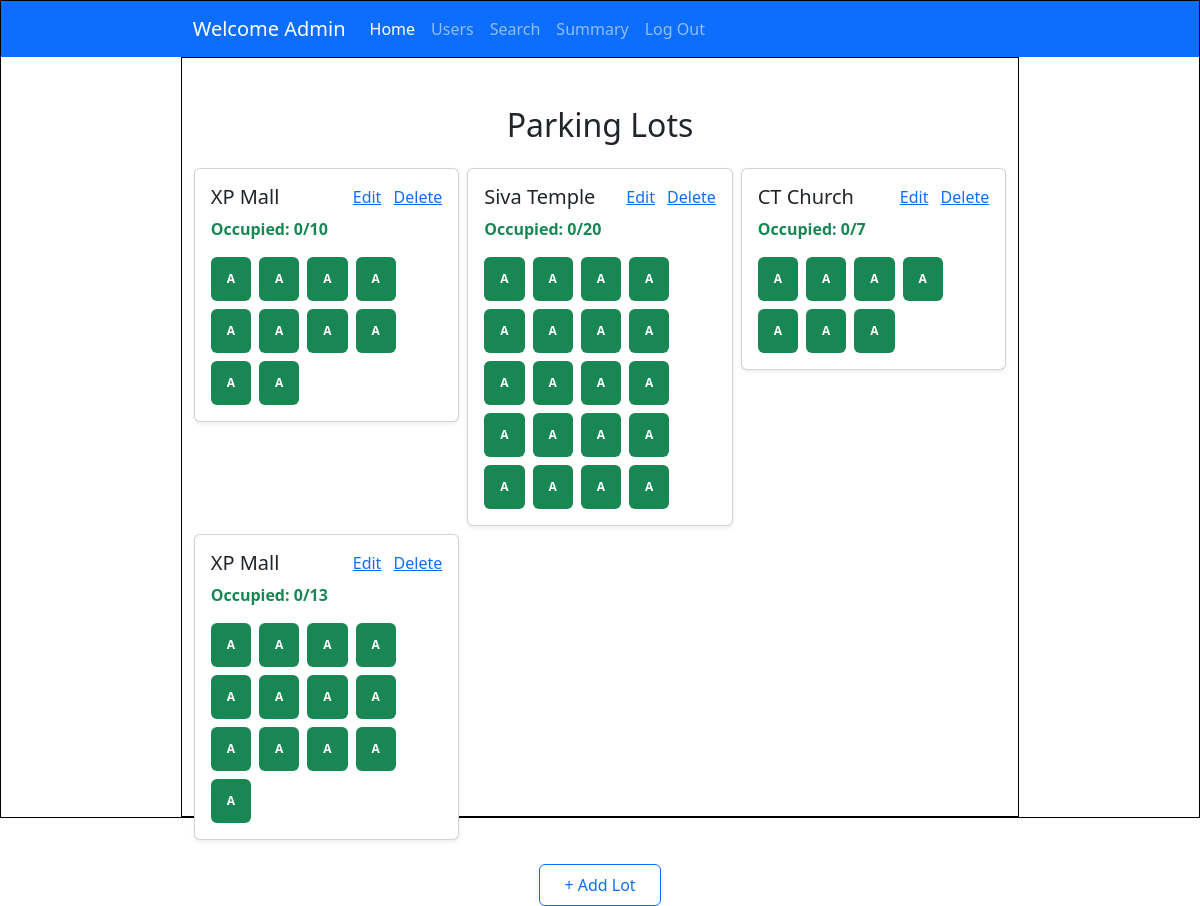
Screenshot of /admin_dashboard (signed in) with the database file from the repository.
### controllers/models.py (models this page shows)
class User(db.Model, UserMixin):
    id = db.Column(db.Integer, primary_key=True)
    username = db.Column(db.String, unique=True, nullable = False)
    password = db.Column(db.String, nullable=False)
    name = db.Column(db.String, nullable=False)
    address = db.Column(db.String, nullable=False)
    type = db.Column(db.String, default="general")
    pincode = db.Column(db.String(6), nullable=False)
    reservations = db.relationship('Reservation', backref='user')

class ParkingLot(db.Model):
    id = db.Column(db.Integer, primary_key = True)
    prime_location_name = db.Column(db.String, nullable=False)
    price = db.Column(db.Integer, nullable=False)
    address = db.Column(db.String, nullable=False)
    pincode = db.Column(db.Integer,nullable = False)
    maximum_spots = db.Column(db.Integer, nullable=False)
    active = db.Column(db.Boolean, nullable=False, default=True)
    spots = db.relationship('ParkingSpot', backref='lot')

class ParkingSpot(db.Model):
    id = db.Column(db.Integer, primary_key = True)
    lot_id = db.Column(db.Integer, db.ForeignKey('parking_lot.id'), nullable=False)
    status = db.Column(db.String(1), nullable=False, default='A')
    active = db.Column(db.Boolean, nullable=False, default=True)
    reservations = db.relationship('Reservation', backref='spot')

### controllers/controller.py (the view)
@app.route('/admin_dashboard')
@login_required
def admin_dashboard():
    lots = ParkingLot.query.all()
    return render_template("admin_home.html", lots=lots, user=current_user)

### app.py (called while the page is built)
@login_manager.user_loader
def load_user(user_id):
    return User.query.get(int(user_id))

### templates/admin_home.html (shortened to what this page needs)
<!DOCTYPE html>
<html lang="en">
<head>
    <link href="https://cdn.jsdelivr.net/npm/bootstrap@5.3.6/dist/css/bootstrap.min.css" rel="stylesheet"
>
    <link rel="stylesheet" href="../static/style.css">
</head>
<body>
    <div id="main">
        <nav class="navbar navbar-expand-lg bg-primary" data-bs-theme="dark">
            <div class="container-fluid">
                <a class="navbar-brand" href="#">Welcome {{user.name}}</a>
                <div class="collapse navbar-collapse" id="navbarNavAltMarkup">
                    <div class="navbar-nav">
                        <a class="nav-link active" aria-current="page" href="#">Home</a>
                        <a class="nav-link" href="#">Users</a>
                        <a class="nav-link" href="#">Search</a>
                        <a class="nav-link" href="#">Summary</a>
                        <a class="nav-link" href="/login">Log Out</a>
                    </div>
                </div>
            </div>
        </nav>
        <div id="canvas">
            <div class="container mt-5">
                <h2 class="text-center mb-4">Parking Lots</h2>
                <div class="row row-cols-1 row-cols-md-2 row-cols-lg-3 g-2">
                    {% for lot in lots %}
                    <div class="col">
                        <div class="card h-200 shadow-sm">
                            <div class="card-body">
                                <div class="d-flex justify-content-between align-items-center mb-2">
                                    <h5 class="card-title mb-0">{{ lot.prime_location_name }}</h5>
                                    <div>
                                        <a href="{{ url_for('edit_lot', lot_id=lot.id) }}"
                                            class="text-primary me-2">Edit</a>
                                        <a href="#spotModal" data-bs-toggle="modal" data-bs-target="#spotModal">Delete</a>
                                    </div>
                                </div>
                                {% set total = lot.spots|length %}
                                {% set occupied = lot.spots|selectattr("status", "equalto", "O")|list|length %}
                                <p class="text-success fw-semibold">Occupied: {{ occupied }}/{{ total }}</p>
                                <div class="d-flex flex-wrap gap-2">
                                    {% for spot in lot.spots %}
                                    {% if spot.status == 'A' %}
                                    <a class="badge bg-success p-3" href="{{ url_for('view_spot', spot_id=spot.id) }}"
                                        style="text-decoration:none;">A</a>
                                    {% else %}
                                    <a class="badge bg-danger p-3" href="{{ url_for('view_spot', spot_id=spot.id) }}"
                                        style="text-decoration:none;">O</a>
                                    {% endif %}
                                    {% endfor %}
                                </div>
                            </div>
                        </div>
                    </div>
                    {% endfor %}
                </div>
                <div class="text-center mt-4">
                    <a href="/add_lot" class="btn btn-outline-primary px-4 py-2">+ Add Lot</a>
                </div>
            </div>
        </div>
    </div>
</body>
</html>

### static/style.css (style rules this page uses)
* { margin: 0px; }
#main, #canvas { border: 1px solid black; }
#canvas { width: 70%; margin: auto; height: 760px; }
.navbar { padding-left: 15%; padding-right: 15%; }

### rows the page displays
User: name "Admin"
ParkingLot: prime_location_name "XP Mall", occupied "0", maximum_spots "10"
ParkingLot: prime_location_name "Siva Temple", occupied "0", maximum_spots "20"
ParkingLot: prime_location_name "CT Church", occupied "0", maximum_spots "7"
ParkingLot: prime_location_name "XP Mall", occupied "0", maximum_spots "13"
